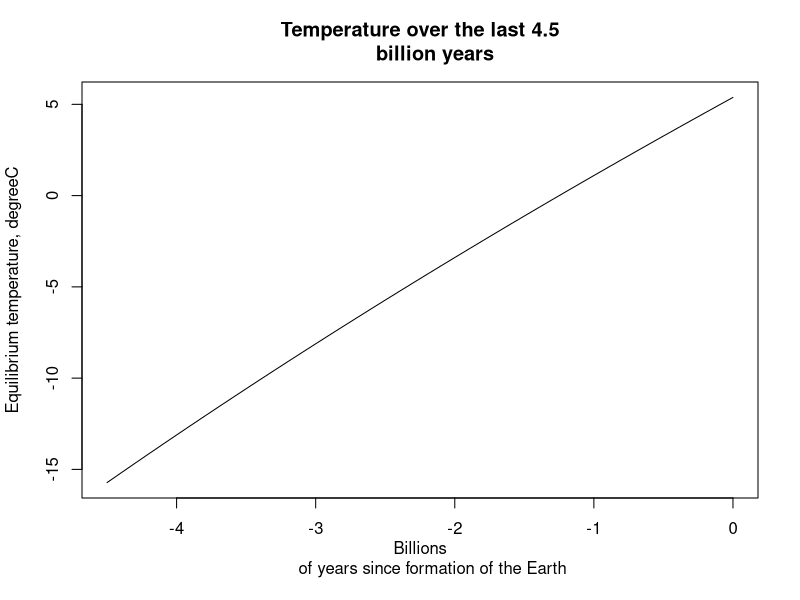
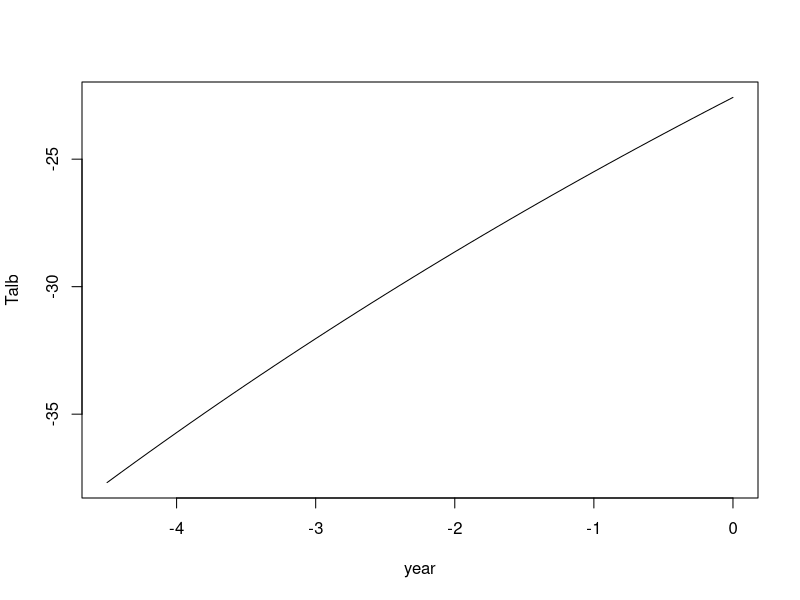

Source code (R) for these figures, in order:
# Define the Stefan-Bolzmann constant
sigma=5.67e-8
#
# the time span to explore
N = 46
# Define variables to be used
year = numeric(N)
solar = numeric(N)
alpha = numeric(N)
Tbb = numeric(N)
Talb = numeric(N)
#
# Define the initial values
year[1] = -4.5
solar[1] = 996
alpha[1] = 0.3
#
# loop
for (i in 1:N) {
# only do the lines within these curly brackets if i is greater than 1:
    if (i>1) {
      year[i] = year[i-1] + 0.1
      solar[i] = solar[i-1] + 8.2
      alpha[i] = alpha[i-1] + 0.001
    }
# but calculate Tbb for every timestep:
    Tbb[i] = (solar[i]/(4*sigma))^(1/4)
    Talb[i] = ((1-alpha[i])*solar[i]/(4*sigma))^(1/4)
}
Tbb=Tbb-273.15
Talb=Talb-273.15
#
# Now do some plots
mydata = data.frame(year, solar, Tbb, Talb)
plot(year, Tbb, type='l', ylab='Equilibrium temperature, degreeC', xlab='Billions
     of years since formation of the Earth', main='Temperature over the last 4.5
     billion years')
plot(year, Talb, type='l')
#
print('finished!!')
